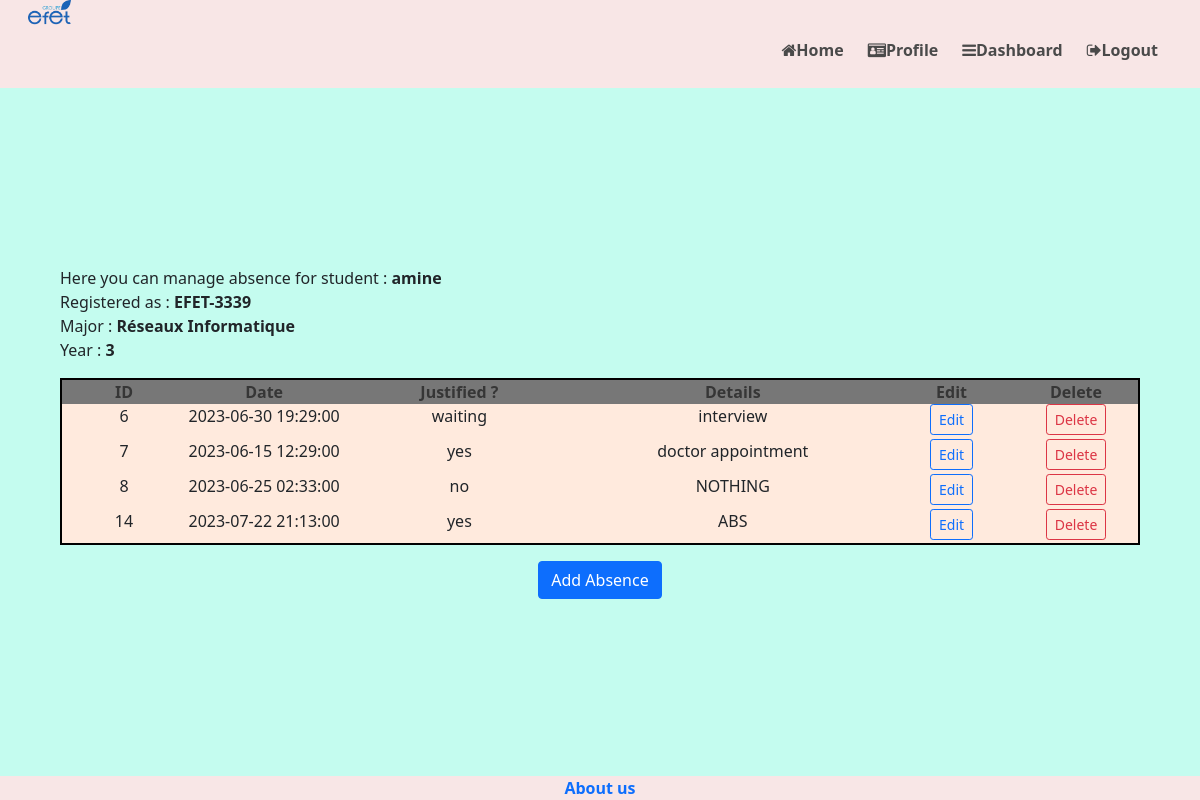
Page /consultAbsence/2 (signed in) on the committed database.
### models.py (models this page shows)
class User(UserMixin, db.Model):
    id = db.Column(db.Integer, primary_key=True) # primary keys are required by SQLAlchemy
    email = db.Column(db.String(100), unique=True)
    password = db.Column(db.String(100))
    name = db.Column(db.String(1000))
    role = db.Column(db.String(1000))
    age = db.Column(db.Integer)
    address = db.Column(db.String(1000))
    registration = db.Column(db.String(1000))
    gender = db.Column(db.String(1000))
    profile_picture = db.Column(db.String(1000))
    about_me = db.Column(db.String(1000))
    phone = db.Column(db.String(100))
    major = db.Column(db.String(100))
    register_date = db.Column(db.Date)
    year = db.Column(db.Integer)

class Absence(db.Model):
    id = db.Column(db.Integer, primary_key=True)
    student_id = db.Column(db.Integer)
    date_absence = db.Column(db.DateTime)
    justified = db.Column(db.String(10))
    details = db.Column(db.String(1000))

### main.py (the view)
@main.route('/consultAbsence/<user_id>')
@login_required
def consultAbsence(user_id):
    absence = get_student_absence(user_id)
    student_infos = get_student_infos(user_id)
    return render_template('absence.html', absences=absence, student_infos=student_infos)

### __init__.py (called while the page is built)
def create_app():
    app = Flask(__name__) # creates the Flask instance, __name__ is
    app.config['SECRET_KEY'] = 'secret-key-goes-here' # it is used
    app.config['SQLALCHEMY_DATABASE_URI'] = 'sqlite:///db.sqlite'
    app.config['SQLALCHEMY_TRACK_MODIFICATIONS'] = False
    db.init_app(app) # Initialiaze sqlite database
    login_manager = LoginManager() # Create a Login Manager instance
    login_manager.login_view = 'auth.login' # define the redirection
    login_manager.init_app(app) # configure it for login
    from models import User
    @login_manager.user_loader
    def load_user(user_id): #reload user object from the user ID
        return User.query.get(int(user_id))
    from auth import auth as auth_blueprint
    app.register_blueprint(auth_blueprint)
    from main import main as main_blueprint
    app.register_blueprint(main_blueprint)
    return app

### tools.py (called while the page is built)
def get_student_infos(student_id):
    user = User.query.filter_by(id=student_id).first()
    return user

def get_student_absence(student_id):
    absence = Absence.query.filter_by(student_id=student_id)
    return absence

### templates/absence.html (shortened to what this page needs)
{% extends "base.html" %}
{% block head %}
<link rel="stylesheet" href="https://cdn.jsdelivr.net/npm/bootstrap@4.6.0/dist/css/bootstrap.css">
<link rel="stylesheet" href="https://cdnjs.cloudflare.com/ajax/libs/font-awesome/5.15.2/css/fontawesome.min.css">
{% endblock head %}
{% block content %}
<p class="font-weight-normal" style="text-align:left;">
    Here you can manage absence for student : <b>{{ student_infos.name }}</b><br>
    Registered as : <b>{{ student_infos.registration }}</b><br>
    Major : <b>{{ student_infos.major }}</b><br>
    Year : <b>{{ student_infos.year }}</b>
</p>
<table style="width: 100%">
    <colgroup>
       <col span="1" style="width: 8%;">
       <col span="1" style="width: 10%;">
       <col span="1" style="width: 15%;">
       <col span="1" style="width: 20%;">
       <col span="1" style="width: 8%;">
       <col span="1" style="width: 8%;">
    </colgroup>
    <thead>
        <tr>
            <th style="background-color: #777; text-align: center">ID</th>
            <th style="background-color: #777; text-align: center">Date</th>
            <th style="background-color: #777; text-align: center">Justified ?</th>
            <th style="background-color: #777; text-align: center">Details</th>
            <th style="background-color: #777; text-align: center">Edit</th>
            <th style="background-color: #777; text-align: center">Delete</th>
        </tr>
    </thead>
    <tbody>
        {% for absence in absences %}
        <tr style="height:35px;">
            <td style="background-color: #FFEADD; text-align: center">{{ absence.id }}</td>
            <td style="background-color: #FFEADD; text-align: center">{{ absence.date_absence }}</td>
            <td style="background-color: #FFEADD; text-align: center">{{ absence.justified }}</td>
            <td style="background-color: #FFEADD; text-align: center">{{ absence.details }}</td>
            <td style="background-color: #FFEADD; text-align: center"><button type="button" class="btn btn-outline-primary btn-sm" data-toggle="modal" data-target="#editAbsenceModal{{absence.id}}">Edit</button></td>
            <td style="background-color: #FFEADD; text-align: center"><button type="button" class="btn btn-outline-danger btn-sm" data-toggle="modal" data-target="#deleteAbsenceModal{{absence.id}}">Delete</button></td>
        </tr>
        {% endfor %}
    </tbody>
</table>
<button type="button" class="btn btn-primary" data-toggle="modal" data-target="#addStudentAbsence">Add Absence</button>
{% endblock %}

### templates/absence.html (style rules this page uses)
table, th, td { border: 2px solid black; padding: 5px; }
table { border-spacing: 15px; }

### rows in the picture
User: name "amine", registration "EFET-3339", major "Réseaux Informatique", year "3"
Absence: id "6", date_absence "2023-06-30 19:29:00", justified "waiting", details "interview"
Absence: id "7", date_absence "2023-06-15 12:29:00", justified "yes", details "doctor appointment"
Absence: id "8", date_absence "2023-06-25 02:33:00", justified "no", details "NOTHING"
Absence: id "14", date_absence "2023-07-22 21:13:00", justified "yes", details "ABS"
